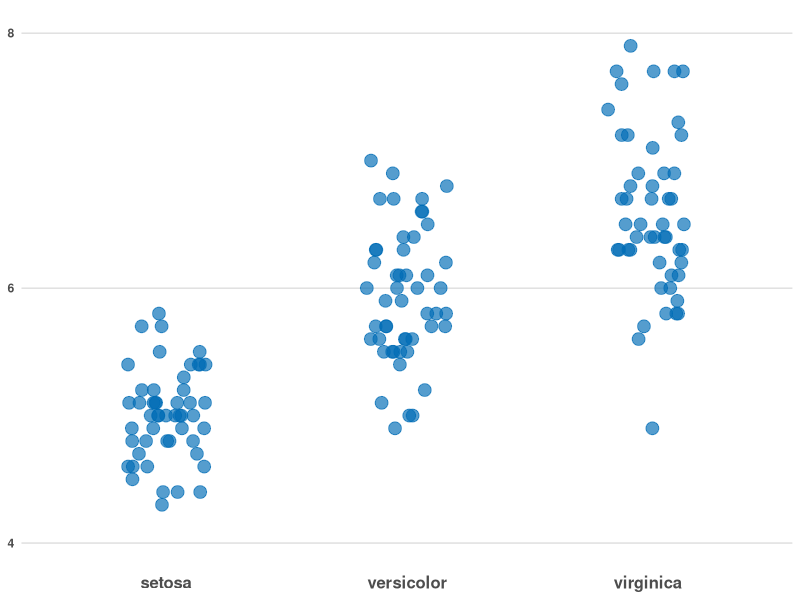
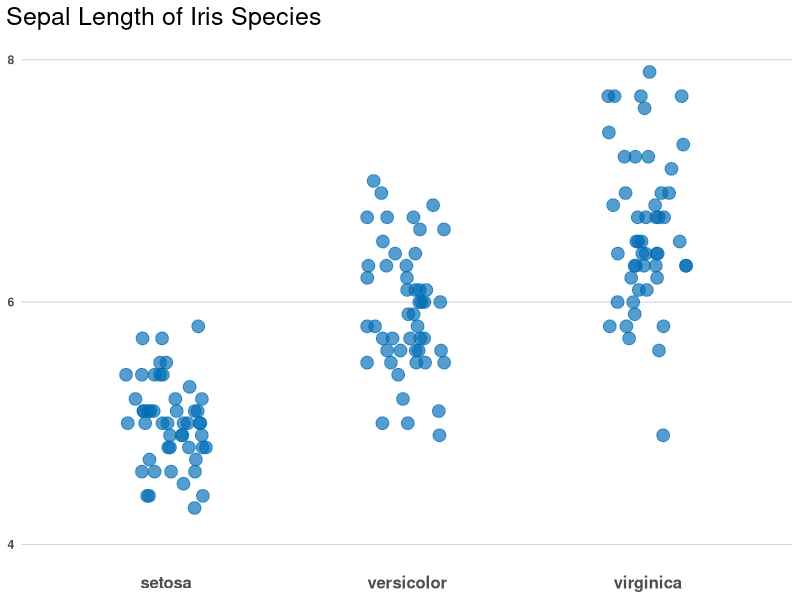
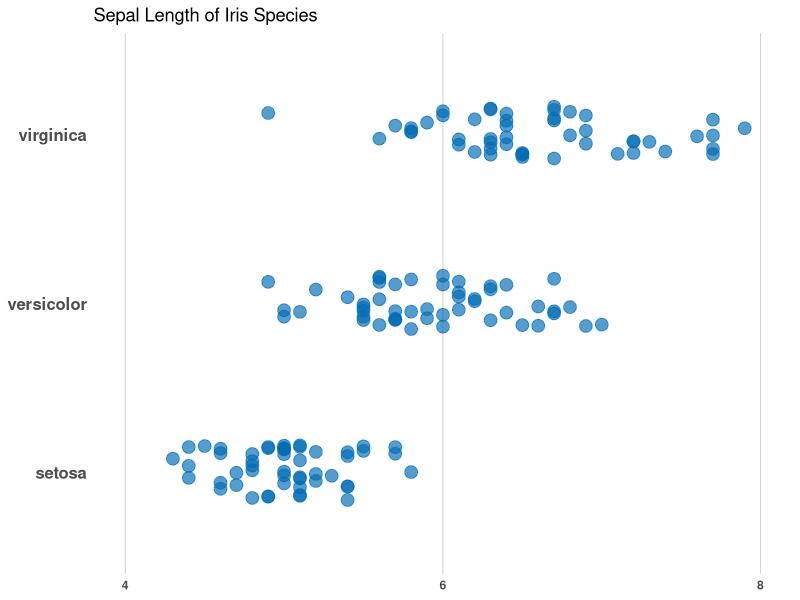

Write R code to recreate these figures, in order.
## ---- chunk 1
knitr::opts_chunk$set(
	echo = TRUE,
	message = FALSE,
	warning = FALSE
)
library(dplyr)
library(ggplot2)
library(grid)
library(gridExtra)

# load data ----
data(iris)
## ---- chunk 2
# vertical beeswarm ----
## make plot ----
plot_vert <- iris %>% 
  ggplot(aes(x = Species, 
             y = Sepal.Length)) +
  geom_point(
    position = position_jitter(w = 1/6, h = 0),
    size = 4, 
    color = "#006cb6", 
    alpha = 2/3
  ) +
  scale_y_continuous(
    limits = c(4, 8),
    breaks = seq(4, 8, 2)
  ) +
  theme_minimal() +
  theme(
    panel.grid.minor = element_blank(),
    panel.grid.major.x = element_blank(),
    panel.grid.major.y = element_line(size = 0.25, color = "gray"),
    axis.title = element_blank(),
    axis.text = element_text(face = "bold"),
    axis.text.x = element_text(size = 12)
  ) 
plot_vert
## ---- chunk 3
plot_title <- textGrob(
  label = "Sepal Length of Iris Species",
  x = unit(0.2, "lines"), 
  y = unit(0.1, "lines"), 
  hjust = 0, 
  vjust = 0, 
  gp = gpar(fontsize = 18)
)

plot_complete <- arrangeGrob(plot_vert, top = plot_title)
grid.arrange(plot_complete)
## ---- chunk 4
plot_horiz <- iris %>% 
  ggplot(aes(x = Sepal.Length, 
             y = Species)) +
  geom_point(
    position = position_jitter(h = 1/6, w = 0),
    size = 4, 
    color = "#006cb6", 
    alpha = 2/3
  ) +
  scale_x_continuous(
    limits = c(4, 8),
    breaks = seq(4, 8, 2)
  ) +
  theme_minimal() +
  theme(
    panel.grid.minor = element_blank(),
    panel.grid.major.y = element_blank(),
    panel.grid.major.x = element_line(size = 0.25, color = "gray"),
    axis.title = element_blank(),
    axis.text = element_text(face = "bold"),
    axis.text.y = element_text(size = 12)
  ) + 
  labs(title = "Sepal Length of Iris Species")
plot_horiz
## ---- chunk 5
#| echo: false
2 * 2
